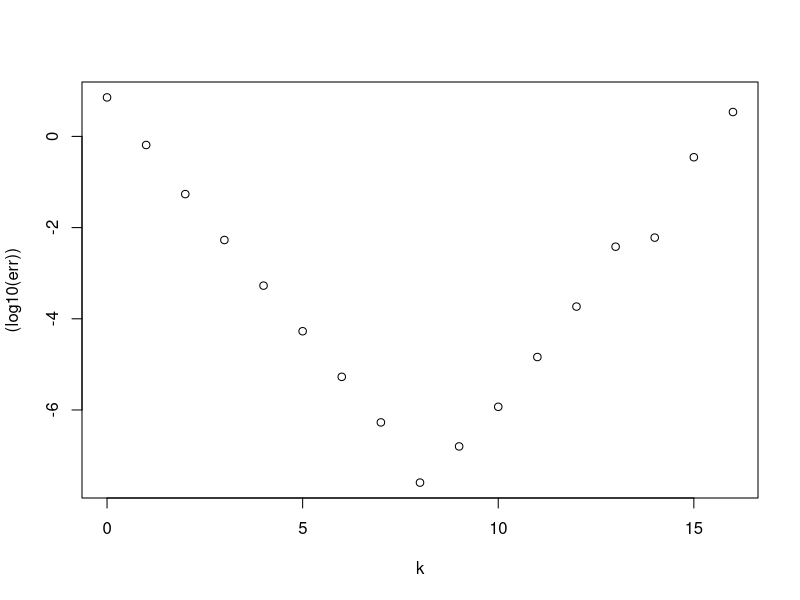

Here is the R script that generated this plot:
wtm.findiff <- function(f,x,h){
  df <- (f(x+h) - f(x))/h
  return(df)
}

f <- tan
x <- 1

err <- rep(0,17)

for (i in 0:16){
  h <- 10^(-i)
  err[(i+1)] <- abs(wtm.findiff(f,x,h) - ((1/cos(x))^2))
}
k <- 0:16
plot((log10(err))~k)
